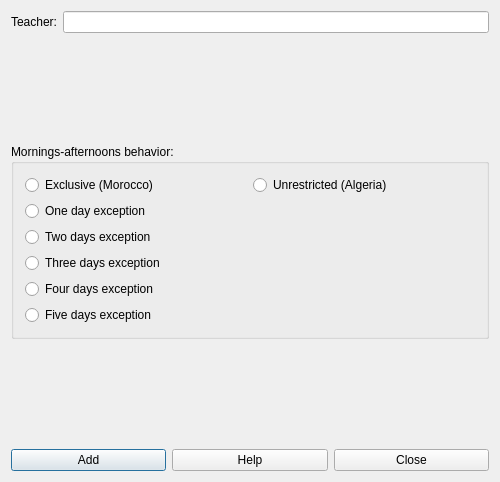
<?xml version="1.0" encoding="UTF-8"?>
<ui version="4.0">
 <class>AddTeacherForm_template</class>
 <widget class="QDialog" name="AddTeacherForm_template">
  <property name="geometry">
   <rect>
    <x>0</x>
    <y>0</y>
    <width>500</width>
    <height>482</height>
   </rect>
  </property>
  <property name="windowTitle">
   <string extracomment="Title of dialog">Add teacher</string>
  </property>
  <layout class="QVBoxLayout" name="verticalLayout">
   <item>
    <layout class="QHBoxLayout" name="horizontalLayout_2">
     <item>
      <widget class="QLabel" name="teacherNameLabel">
       <property name="text">
        <string>Teacher:</string>
       </property>
      </widget>
     </item>
     <item>
      <widget class="QLineEdit" name="teacherNameLineEdit"/>
     </item>
    </layout>
   </item>
   <item>
    <spacer name="verticalSpacer">
     <property name="orientation">
      <enum>Qt::Vertical</enum>
     </property>
     <property name="sizeHint" stdset="0">
      <size>
       <width>20</width>
       <height>15</height>
      </size>
     </property>
    </spacer>
   </item>
   <item>
    <widget class="QGroupBox" name="morningsAfternoonsGroupBox">
     <property name="sizePolicy">
      <sizepolicy hsizetype="Preferred" vsizetype="MinimumExpanding">
       <horstretch>0</horstretch>
       <verstretch>0</verstretch>
      </sizepolicy>
     </property>
     <property name="title">
      <string>Mornings-afternoons behavior:</string>
     </property>
     <layout class="QGridLayout" name="gridLayout">
      <item row="0" column="0">
       <layout class="QVBoxLayout" name="verticalLayout_3">
        <item>
         <widget class="QRadioButton" name="exclusiveRadioButton">
          <property name="text">
           <string>Exclusive (Morocco)</string>
          </property>
         </widget>
        </item>
        <item>
         <widget class="QRadioButton" name="oneDayExceptionRadioButton">
          <property name="text">
           <string>One day exception</string>
          </property>
         </widget>
        </item>
        <item>
         <widget class="QRadioButton" name="twoDaysExceptionRadioButton">
          <property name="text">
           <string>Two days exception</string>
          </property>
         </widget>
        </item>
        <item>
         <widget class="QRadioButton" name="threeDaysExceptionRadioButton">
          <property name="text">
           <string>Three days exception</string>
          </property>
         </widget>
        </item>
        <item>
         <widget class="QRadioButton" name="fourDaysExceptionRadioButton">
          <property name="text">
           <string>Four days exception</string>
          </property>
         </widget>
        </item>
        <item>
         <widget class="QRadioButton" name="fiveDaysExceptionRadioButton">
          <property name="text">
           <string>Five days exception</string>
          </property>
         </widget>
        </item>
       </layout>
      </item>
      <item row="0" column="1">
       <layout class="QVBoxLayout" name="verticalLayout_2">
        <item>
         <widget class="QRadioButton" name="unrestrictedRadioButton">
          <property name="text">
           <string>Unrestricted (Algeria)</string>
          </property>
         </widget>
        </item>
        <item>
         <spacer name="verticalSpacer_3">
          <property name="orientation">
           <enum>Qt::Vertical</enum>
          </property>
          <property name="sizeHint" stdset="0">
           <size>
            <width>20</width>
            <height>40</height>
           </size>
          </property>
         </spacer>
        </item>
       </layout>
      </item>
     </layout>
    </widget>
   </item>
   <item>
    <spacer name="verticalSpacer_2">
     <property name="orientation">
      <enum>Qt::Vertical</enum>
     </property>
     <property name="sizeHint" stdset="0">
      <size>
       <width>20</width>
       <height>15</height>
      </size>
     </property>
    </spacer>
   </item>
   <item>
    <layout class="QHBoxLayout" name="horizontalLayout">
     <item>
      <widget class="QPushButton" name="addTeacherPushButton">
       <property name="text">
        <string>Add</string>
       </property>
      </widget>
     </item>
     <item>
      <widget class="QPushButton" name="helpPushButton">
       <property name="text">
        <string>Help</string>
       </property>
      </widget>
     </item>
     <item>
      <widget class="QPushButton" name="closePushButton">
       <property name="text">
        <string>Close</string>
       </property>
      </widget>
     </item>
    </layout>
   </item>
  </layout>
 </widget>
 <layoutdefault spacing="6" margin="11"/>
 <resources/>
 <connections/>
</ui>
